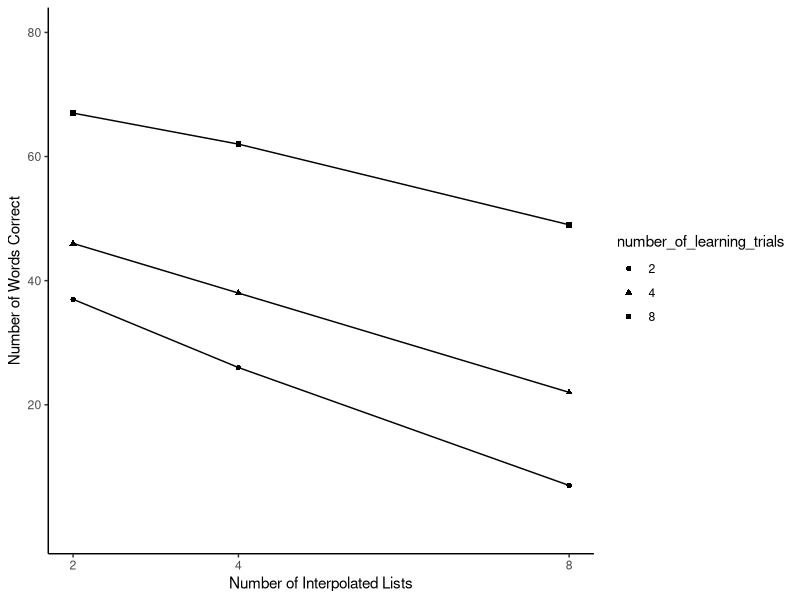
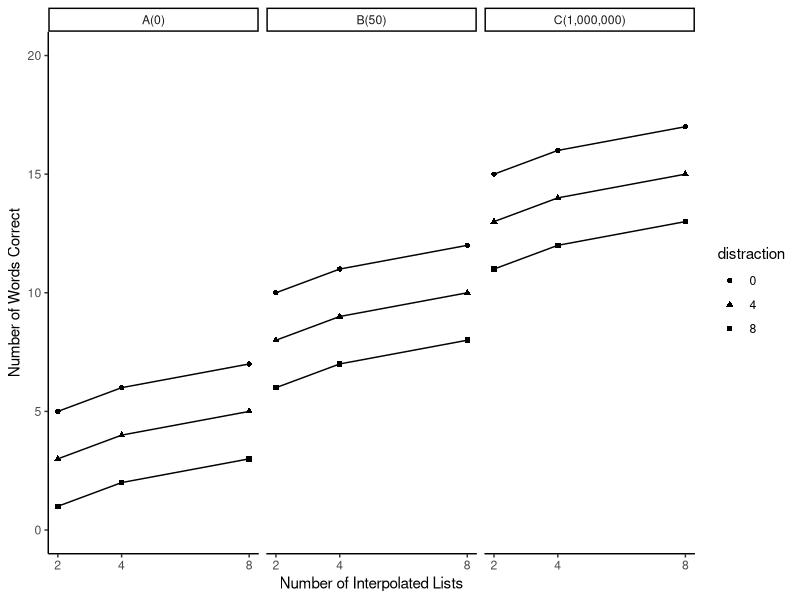

These charts were generated, in order, by the following R code:
## ---- chunk 1
knitr::opts_chunk$set(echo = TRUE)
## ---- chunk 2

library(tibble)
library(ggplot2)

slamecka_design <- tibble(number_of_learning_trials = rep(c(2,4,8), each=6),
                          number_of_IL = rep(rep(c(2,4,8), 2), 3),
                          subjects = 1:18,
                          recall = c(35,21,6,
                                   39,31,8,
                                   40,34,18,
                                   52,42,26,
                                   61,58,46,
                                   73,66,52
                                   )
                          )

slamecka_design$number_of_learning_trials <- as.factor(slamecka_design$number_of_learning_trials)

ggplot(slamecka_design,aes(x=number_of_IL,
                           group = number_of_learning_trials,
                           y=recall,
                           shape=number_of_learning_trials))+
  geom_line(stat = "summary", fun = "mean")+
  geom_point(stat = "summary", fun = "mean",)+
  theme_classic()+
  xlab("Number of Interpolated Lists")+
  ylab("Number of Words Correct")+
  scale_y_continuous(breaks=c(20,40,60,80), limits=c(0,80))+
  scale_x_continuous(breaks=c(2,4,8))
  
  
  
  
##I tried to replace the legend with labels at the end of the lines as you suggested in the solution video, and tried various ways that I found online. The following code is the closest, but for some reason it provides the labels twice when I run it in R, and gives an error when I try to knit - will have to continue playing around with it

##  geom_text(data = filter(slamecka_design, number_of_IL == max(number_of_IL)),
##              aes(label = number_of_learning_trials),
##              hjust = 0, nudge_x = 0.1)+
##   theme(legend.position = 'none',
##          plot.margin = margin(0.1, 2.6, 0.1, 0.1, "cm")) 
  


## ---- chunk 3

data <- tibble(reward=rep(c("A(0)","B(50)","C(1,000,000)"), each=9),
               practice = rep(rep(c(2,4,8), each=3),3),
               distraction = as.factor(rep(c(0,4,8),9)),
               recall=c(5,3,1,
                        6,4,2,
                        7,5,3,
                        10,8,6,
                        11,9,7,
                        12,10,8,
                        15,13,11,
                        16,14,12,
                        17,15,13))

ggplot(data,aes(x=practice, group=distraction, y=recall, shape=distraction))+
  geom_line()+
  geom_point()+
  theme_classic()+
  xlab("Number of Interpolated Lists")+
  ylab("Number of Words Correct")+
  scale_y_continuous(breaks=c(0,5,10,15,20), limits=c(0,20))+
  scale_x_continuous(breaks=c(2,4,8))+
  facet_wrap(~reward)

